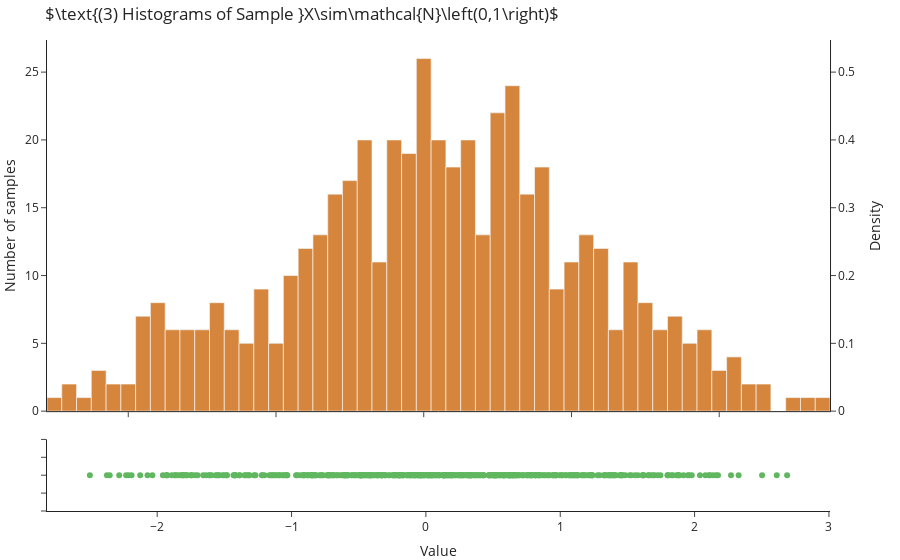

Write notebook code for a chart like this one.
### Markdown cell above
# Modeling Sample Noise Using Normal Distributions

## Samples And Histograms

Given a dataset, we want to gather insights into what the data tells us. One way of doing so is by plotting a histogram of the given values. So, given a set of 1D data-points scattered along the axis of rational numbers, we can *bin* these values into discrete categories and count how many samples we see in each bin. If we then also divide each bin by the total number of samples, we get the density of the data over the different bins.

Run the code below with different number of samples and different number of bins. How does the number of samples influence the created figure (in terms of The Law of Large Numbers)? What can we say about the number of bins?

### Code cell
m, bins = 500, 100
X = np.random.normal(0, 1, m)

fig = make_subplots(rows=5, cols=1, specs=[[{"rowspan": 4, "secondary_y": True}], [None], [None], [None], [{}]])\
    .add_trace(go.Histogram(x=X, opacity=0.75, bingroup=1, nbinsx=bins), secondary_y=False)\
    .add_trace(go.Histogram(x=X, opacity=0.75, bingroup=1, nbinsx=bins, histnorm="probability density"), secondary_y=True)\
    .add_trace(go.Scatter(x=X, y=[0]*X.shape[0], mode='markers', opacity=0.75), row=5, col=1)

fig.update_layout(title_text="$\\text{(3) Histograms of Sample }X\\sim\\mathcal{N}\\left(0,1\\right)$")\
    .update_yaxes(title_text="Number of samples", secondary_y=False, row=1, col=1)\
    .update_yaxes(title_text="Density", secondary_y=True, row=1, col=1)\
    .update_yaxes(showgrid=False, row=5, col=1, showticklabels=False)\
    .update_xaxes(showgrid=False, title_text="Value", row=5, col=1)\
    .update_xaxes(showticklabels=False, row=1, col=1)\
    .update_layout(showlegend=False)

fig.show()

### Figure 1 — Plotly figure (JSON) as saved in the notebook; plotly's stock layout.template omitted (floating-point values rounded to 4 significant figures; data arrays with more than 128 entries replaced by an {"elided": "..."} marker saying what was removed)
{"data": [{"bingroup": "1", "nbinsx": 100, "opacity": 0.75, "x": {"elided": "500 float values"}, "type": "histogram", "xaxis": "x", "yaxis": "y"}, {"bingroup": "1", "histnorm": "probability density", "nbinsx": 100, "opacity": 0.75, "x": {"elided": "500 float values"}, "type": "histogram", "xaxis": "x", "yaxis": "y2"}, {"mode": "markers", "opacity": 0.75, "x": {"elided": "500 float values"}, "y": {"elided": "500 int values"}, "type": "scatter", "xaxis": "x2", "yaxis": "y3"}], "layout": {"xaxis": {"anchor": "y", "domain": [0.0, 0.94], "showticklabels": false}, "yaxis": {"anchor": "x", "domain": [0.212, 1.0], "title": {"text": "Number of samples"}}, "yaxis2": {"anchor": "x", "overlaying": "y", "side": "right", "title": {"text": "Density"}}, "xaxis2": {"anchor": "y3", "domain": [0.0, 0.94], "title": {"text": "Value"}, "showgrid": false}, "yaxis3": {"anchor": "x2", "domain": [0.0, 0.152], "showgrid": false, "showticklabels": false}, "title": {"text": "$\\text{(3) Histograms of Sample }X\\sim\\mathcal{N}\\left(0,1\\right)$"}, "showlegend": false}}
